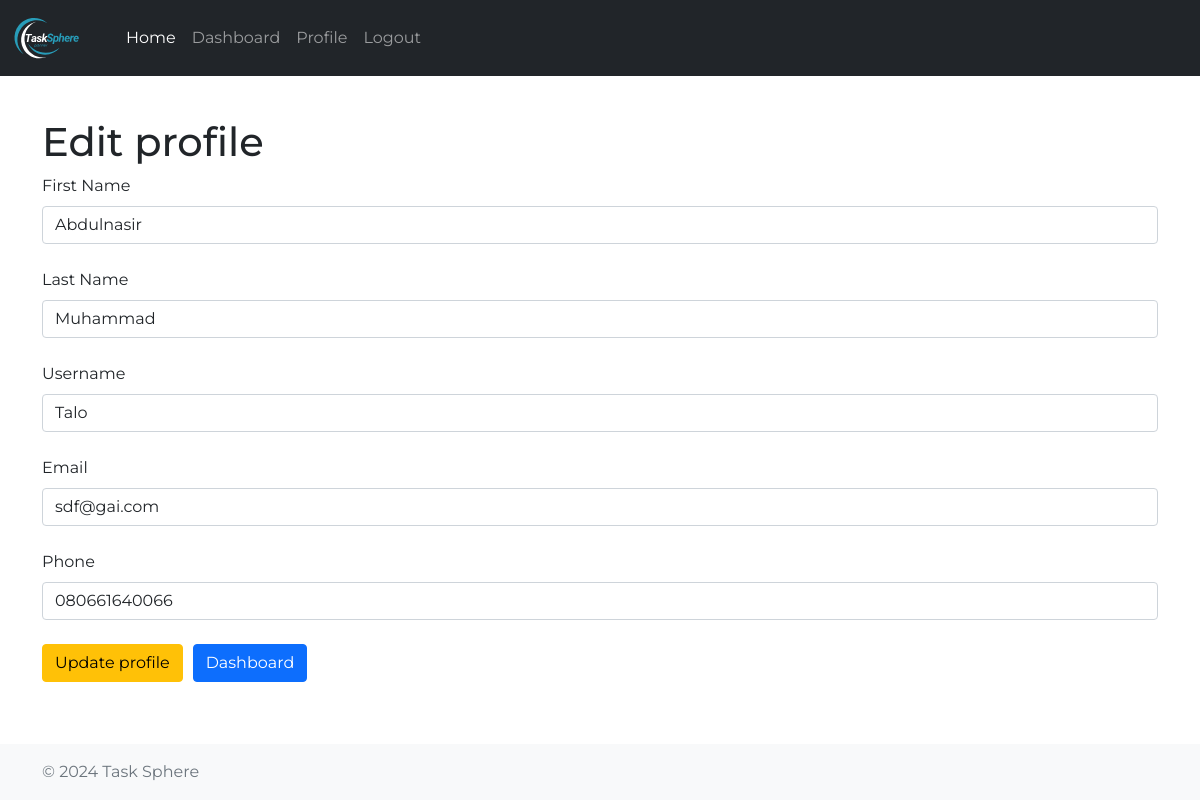
/edit_profile (signed in), run on an earlier commit of the app's database.
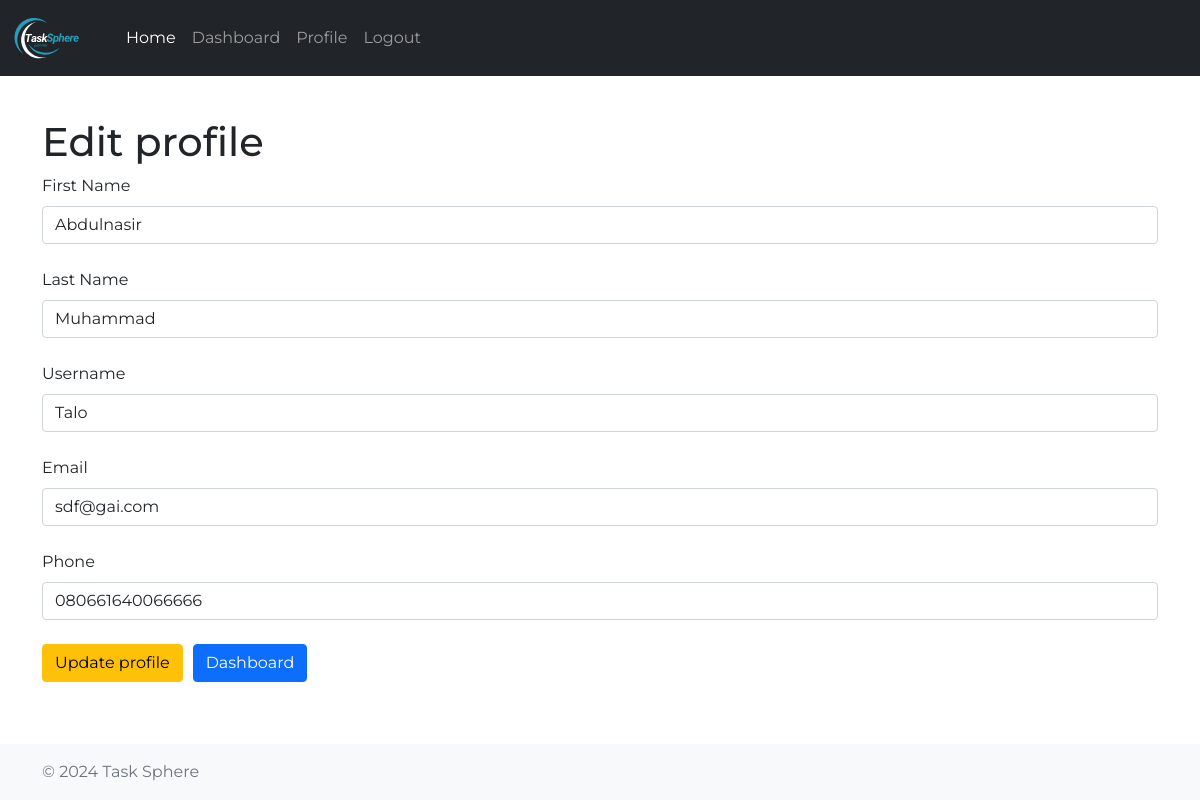
And on a later commit of the database.
### app/models.py (models this page shows, shortened)
class User(db.Model, UserMixin):
	id = db.Column(db.Integer, primary_key=True)
	firstname = db.Column(db.String(64), nullable=False)
	lastname = db.Column(db.String(64), nullable=False)
	username = db.Column(db.String(64), index=True, unique=True, nullable=False)
	email = db.Column(db.String(120), unique=True, nullable=False)
	password_hash = db.Column(db.String(120), nullable=False)
	phone = db.Column(db.String(20), unique=True, nullable=False)
	tasks = db.relationship('Task', backref='owner', lazy=True)

### app/routes.py (the view, shortened to what this page needs)
@auth_bp.route('/edit_profile', methods=['GET', 'POST'])
@login_required
def edit_profile():
	user = current_user
	form = EditProfileForm(obj=user)
	if form.errors:
		print("Form Errors:", form.errors)
	print(form.data)
	return render_template('edit_profile.html', form=form)

### app/forms.py (shortened to what this page needs)
class EditProfileForm(FlaskForm):
	firstname = StringField('First Name', validators=[DataRequired()])
	lastname = StringField('Last Name', validators=[DataRequired()])
	username = StringField('Username', validators=[DataRequired()])
	email = StringField('Email', validators=[DataRequired()])
	phone = StringField('Phone', validators=[DataRequired()])
	submit =SubmitField('Update Profile')

### app/__init__.py (called while the page is built)
def create_app():
    app = Flask(__name__, static_folder='templates/static')
    app.config.from_object('config.Config')
    db.init_app(app)
    migrate.init_app(app, db)
    login_manager.init_app(app)
    mail.init_app(app)
    login_manager.login_view = 'auth.login'
    @login_manager.user_loader
    def load_user(user_id):
        from app.models import User
        return User.query.get(int(user_id))
    from app.routes import auth_bp
    app.register_blueprint(auth_bp, url_prefix='/')
    app.config.update(
        CELERY_BROKER_URL='redis://localhost:6379/0',
        CELERY_RESULT_BACKEND='redis://localhost:6379/0'
    )
    celery = make_celery(app)
    mail.init_app(app)
    return app

### app/templates/edit_profile.html (shortened to what this page needs)
{% extends 'base.html' %}
{% block content %}
<br><br>
<h1>Edit profile</h1>
<form method="POST" action="{{ url_for('auth.edit_profile') }}">
    <div>
        {{ form.firstname.label(class="form-label") }}<br>
        {{ form.firstname(class="form-control") }}<br>
    </div>
    <div>
        {{ form.lastname.label(class="form-label") }}<br>
        {{ form.lastname(class="form-control") }}<br>
    </div>
    <div>
        {{ form.username.label(class="form-label") }}<br>
        {{ form.username(class="form-control") }}<br>
    </div>
    <div>
        {{ form.email.label(class="form-label") }}<br>
        {{ form.email(class="form-control") }}<br>
    </div>
    <div>
        {{ form.phone.label(class="form-label") }}<br>
        {{ form.phone(class="form-control") }}<br>
    </div>
    <div class="d-flex justify-content-start align-items-center">
    <a href="{{ url_for('auth.edit_profile') }}">
    	<button class="btn btn-warning" type="submit" style="margin-right: 10px;">Update profile</button>
    </a>
    <a href="{{ url_for('auth.dashboard') }}">
        <button class="btn btn-primary" type="button">Dashboard</button>
    </a>
</div>
</form>
{% endblock %}

What changed in the data, as far as the page shows it:
changed User "Abdulnasir": phone "080661640066" → "080661640066666"
